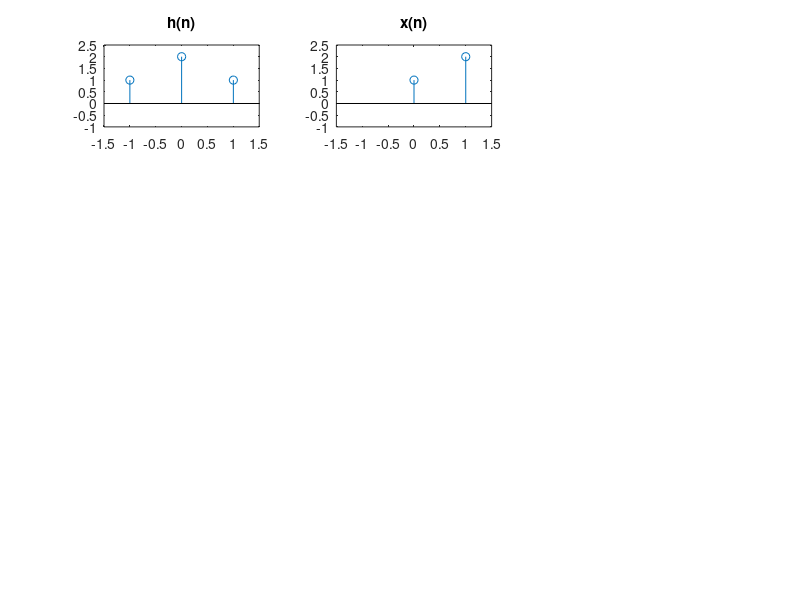

Write MATLAB code to recreate this figure. (Note: this script raises an error after producing the figure.)
x1 = [-1,0,1];
y1 = [1,2,1];
x2= [0,1];
y2 = [1,2];
% % Vizualizing h(n) 
subplot(4,3,1)
stem(x1,y1)
title('h(n)')
axis([-1.5,1.5,-1,2.5]);
% % Vizualizing x(n) 
subplot(4,3,2)
stem(x2,y2)
title('x(n)')
axis([-1.5,1.5,-1,2.5]);
% % shifting h(n) to h(-k) 
y1 = folding(y1);
% % Vizualizing h(-k) 
subplot(4,3,3)
stem(x1,y1);
title('x(-k)')
axis([-1.5,1.5,-1,2.5]);
x1=x1-1
for n=[-1:3]
subplot(4,3,n+6)
x1 = shifting(x1)
stem(x1,y1);
title("n="+num2str(n+1))
axis([-1.5,1.5,-1,2.5]);
end
% shifting(y)



function a = folding(b)
a = flip(b);
end
function b=shifting(a)
    b=a+1
end
